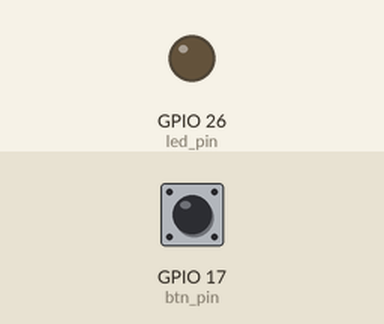
Bench run of a program on a simulated Raspberry Pi (BCM pin numbers). Parts: output pins drawn as LEDs (lit = HIGH). Dashed ring = blinking. Inputs (shaded band) come from the test bench; at power-on: GPIO 17 (btn_pin) LOW.

Above: at 1.2 s.
1.3 s: GPIO 17 (btn_pin) pulled HIGH for 1 s
At 1.55 s:
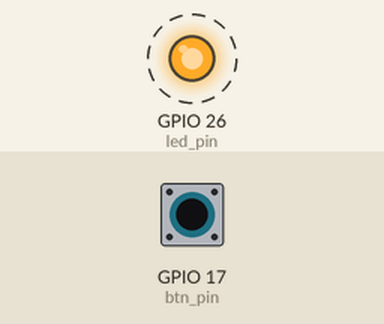
4.3 s: GPIO 17 (btn_pin) pulled HIGH for 3.2 s
At 8.6 s:
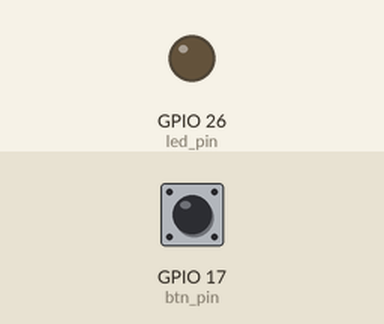
Timing chart, 0 to 10.1 s (numbered marks = the images above; inputs shaded):
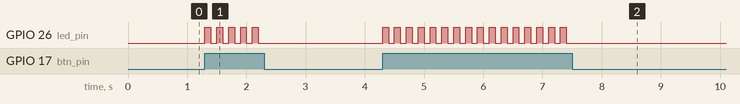

Measured:
- after the input at 1.3 s, GPIO 26 (led_pin): alternates HIGH for 0.10 s and LOW for 0.10 s, 10 changes in all, then stays LOW, starting at once
- after the input at 4.3 s, GPIO 26 (led_pin): alternates HIGH for 0.10 s and LOW for 0.10 s, 32 changes in all, then stays LOW, starting at once

The program:

main2.py
```python
import pigpio
from time import sleep

if __name__ == "__main__":
  IP = "192.168.7.102"
  pi = pigpio.pi(IP)

  if not pi.connected:
    print("원격 접속 실패")
    exit()

  try:
    btn_pin = 17
    pi.set_mode(btn_pin, pigpio.INPUT)
    pi.set_pull_up_down(btn_pin, pigpio.PUD_DOWN)

    led_pin = 26
    pi.set_mode(led_pin, pigpio.OUTPUT)

    while True:
      if pi.read(btn_pin) == 1:
        pi.write(led_pin, 1)
        sleep(0.1)
        pi.write(led_pin, 0)
        sleep(0.1)

  except KeyboardInterrupt:
    pass

  finally:
    pi.stop()
```
